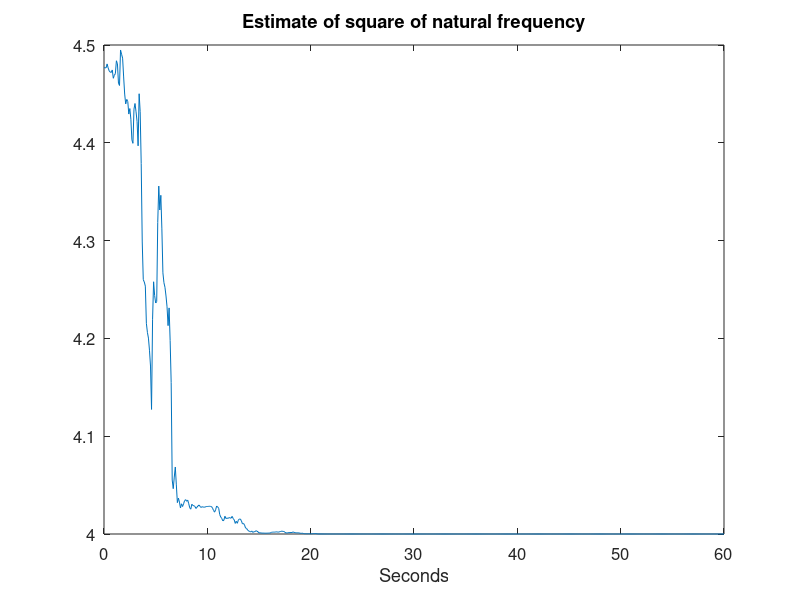
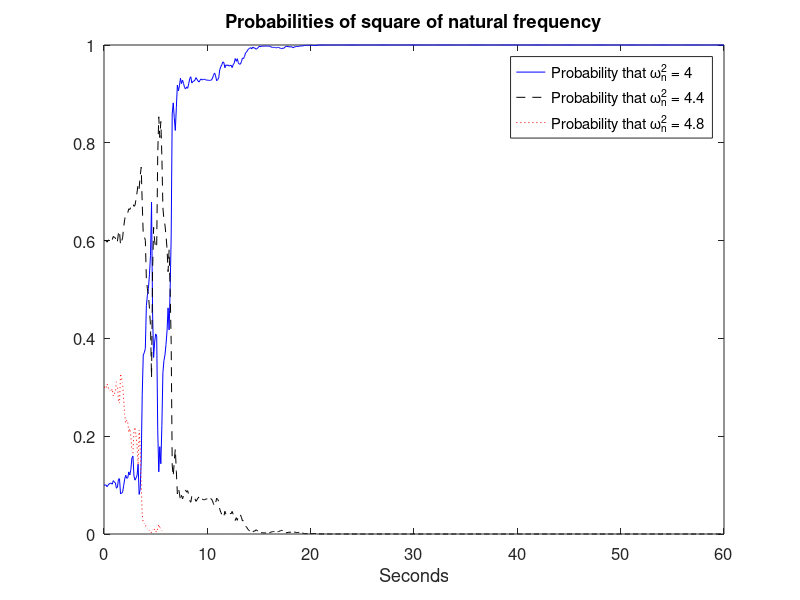

MATLAB code for these plots, in order:
function Multiple

% Multiple model Kalman filtering.
% Second order system.
% Corrected March 17, 2009, due to typos in Equations 10.35 and 10.37.

zeta = 0.1; % damping ratio
wn = [sqrt(4); sqrt(4.4); sqrt(4.8)]; % possible wn values
N = size(wn, 1); % number of parameter sets
pr = [0.1; 0.6; 0.3]; % a priori probabilities
% Compute the initial estimate of wn
wnhat = 0;
for i = 1 : N
   wnhat = wnhat + wn(i) * pr(i);
end
T = 0.1; % sample period
Qc = 1000; % continuous time process noise variance
R = diag([10 10]); % discrete time measurement noise covariance
H = eye(2); % measurement matrix
q = size(H, 1); % number of measurements
x = [0; 0]; % initial state

% Compute the alternative Lambda and phi matrices.
for i = 1 : N
   Ai = [0 1; -wn(i)^2 -2*zeta*wn(i)];
   Bi = [0; wn(i)^2];
   Fi = expm(Ai*T);
   F(:,:,i) = Fi;
   %Lambda(:,:,i) = (phii - eye(size(phii))) * inv(Fi) * Li;
   Pplus(:,:,i) = zeros(size(Fi));
   xhat(:,i) = x;
end

B = [0; wn(1)^2];
Q = B * Qc * B' * T; % discrete time process noise covariance

tf = 60; % Length of simulation
% Create arrays for later plotting
wnhatArray = [wnhat];
prArray = [pr];
for t = T : T : tf
   % Simulate the system.
   % The first parameter set is the true parameter set.
   w = sqrt(Q) * randn(2, 1);
   x = F(:,:,1) * x + w;
   y = H * x + sqrt(R) * randn(2, 1);
   % Run a separate Kalman filter for each parameter set.
   for i = 1 : N
      Pminus(:,:,i) = F(:,:,i) * Pplus(:,:,i) * F(:,:,i)';
      Pminus(:,:,i) = Pminus(:,:,i) + Q;
      K = Pminus(:,:,i) * H' * inv(H * Pminus(:,:,i) * H' + R);
      xhat(:,i) = F(:,:,i) * xhat(:,i);
      r = y - H * xhat(:,i); % measurment residual
      S = H * Pminus(:,:,i) * H' + R; % covariance of measurement residual
      pdf(i) = exp(-r'*inv(S)*r/2) / ((2*pi)^(q/2)) / sqrt(det(S));
      xhat(:,i) = xhat(:,i) + K * (y - H * xhat(:,i));
      Pplus(:,:,i) = (eye(2) - K * H) * Pminus(:,:,i) * (eye(2) - K * H)' + K * R * K';
   end
   % Compute the sum that appears in the denominator of the probability expression.
   Prsum = 0;
   for i = 1 : N
      Prsum = Prsum + pdf(i) * pr(i);
   end
   % Update the probability of each parameter set.
   for i = 1 : N
      pr(i) = pdf(i) * pr(i) / Prsum;
   end
   % Compute the best state estimate and the best parameter estimate.
   xhatbest = 0;
   wnhat = 0;
   for i = 1 : N
      xhatbest = xhatbest + pr(i) * xhat(:,i);
      wnhat = wnhat + pr(i) * wn(i);
   end
   % Save data for plotting.
   wnhatArray = [wnhatArray wnhat];
   prArray = [prArray pr];
end

close all;

t = 0 : T : tf;
figure;
plot(t, wnhatArray.^2);
title('Estimate of square of natural frequency', 'FontSize', 12);
set(gca,'FontSize',12); set(gcf,'Color','White');
xlabel('Seconds');

figure;
plot(t, prArray(1,:), 'b-', t, prArray(2,:), 'k--', t, prArray(3,:), 'r:');
title('Probabilities of square of natural frequency', 'FontSize', 12);
set(gca,'FontSize',12); set(gcf,'Color','White');
xlabel('Seconds');
legend('Probability that \omega_n^2 = 4', 'Probability that \omega_n^2 = 4.4', 'Probability that \omega_n^2 = 4.8');
